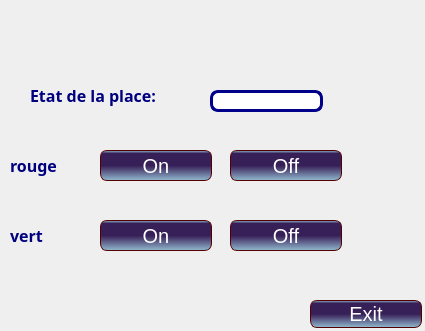
<?xml version="1.0" encoding="UTF-8"?>
<ui version="4.0">
 <class>arduinoobstacle</class>
 <widget class="QWidget" name="arduinoobstacle">
  <property name="geometry">
   <rect>
    <x>0</x>
    <y>0</y>
    <width>425</width>
    <height>331</height>
   </rect>
  </property>
  <property name="windowTitle">
   <string>Form</string>
  </property>
  <widget class="QPushButton" name="pushButton">
   <property name="geometry">
    <rect>
     <x>310</x>
     <y>300</y>
     <width>112</width>
     <height>28</height>
    </rect>
   </property>
   <property name="styleSheet">
    <string notr="true">QLineEdit {

padding: 1px;

border-style: solid;

border: 3px solid darkblue;

border-radius: 8px;
}

QComboBox {
    border: 3px solid darkblue;
    border-radius: 3px;
    padding: 1px 18px 1px 3px;
    min-width: 6em;
}
QPushButton {

color:white;

background-color: QLinearGradient( x1: 0, y1: 0, x2: 0, y2: 1, stop: 0#91BACF, stop: 0.1#371F57, stop: 0.49#371F57 , stop: 0.5#371F57, stop: 1#91BACF);

border-width: 1px;

border-color: #500;

border-style: solid;

border-radius: 7;

padding: 3px;

font-size: 20px;

padding-left: 5px;

padding-right: 5px;

min-width: 100px;

max-width: 1000px;

min-height: 20px;

max-height: 200px;

}</string>
   </property>
   <property name="text">
    <string>Exit</string>
   </property>
  </widget>
  <widget class="QLineEdit" name="lineEdit">
   <property name="geometry">
    <rect>
     <x>210</x>
     <y>90</y>
     <width>113</width>
     <height>22</height>
    </rect>
   </property>
   <property name="styleSheet">
    <string notr="true">QLineEdit {

padding: 1px;

border-style: solid;

border: 3px solid darkblue;

border-radius: 8px;
}

QComboBox {
    border: 3px solid darkblue;
    border-radius: 3px;
    padding: 1px 18px 1px 3px;
    min-width: 6em;
}
QPushButton {

color:white;

background-color: QLinearGradient( x1: 0, y1: 0, x2: 0, y2: 1, stop: 0#91BACF, stop: 0.1#371F57, stop: 0.49#371F57 , stop: 0.5#371F57, stop: 1#91BACF);

border-width: 1px;

border-color: #500;

border-style: solid;

border-radius: 7;

padding: 3px;

font-size: 20px;

padding-left: 5px;

padding-right: 5px;

min-width: 100px;

max-width: 1000px;

min-height: 20px;

max-height: 200px;

}</string>
   </property>
  </widget>
  <widget class="QLabel" name="label">
   <property name="geometry">
    <rect>
     <x>30</x>
     <y>80</y>
     <width>161</width>
     <height>31</height>
    </rect>
   </property>
   <property name="palette">
    <palette>
     <active>
      <colorrole role="WindowText">
       <brush brushstyle="SolidPattern">
        <color alpha="255">
         <red>0</red>
         <green>0</green>
         <blue>127</blue>
        </color>
       </brush>
      </colorrole>
     </active>
     <inactive>
      <colorrole role="WindowText">
       <brush brushstyle="SolidPattern">
        <color alpha="255">
         <red>0</red>
         <green>0</green>
         <blue>127</blue>
        </color>
       </brush>
      </colorrole>
     </inactive>
     <disabled>
      <colorrole role="WindowText">
       <brush brushstyle="SolidPattern">
        <color alpha="255">
         <red>120</red>
         <green>120</green>
         <blue>120</blue>
        </color>
       </brush>
      </colorrole>
     </disabled>
    </palette>
   </property>
   <property name="font">
    <font>
     <family>Myriad Pro</family>
     <pointsize>12</pointsize>
     <weight>75</weight>
     <bold>true</bold>
    </font>
   </property>
   <property name="text">
    <string>Etat de la place:</string>
   </property>
  </widget>
  <widget class="QLabel" name="label_2">
   <property name="geometry">
    <rect>
     <x>-230</x>
     <y>-10</y>
     <width>671</width>
     <height>341</height>
    </rect>
   </property>
   <property name="styleSheet">
    <string notr="true">QLineEdit {

padding: 1px;

border-style: solid;

border: 3px solid darkblue;

border-radius: 8px;
}

QComboBox {
    border: 3px solid darkblue;
    border-radius: 3px;
    padding: 1px 18px 1px 3px;
    min-width: 6em;
}
QPushButton {

color:white;

background-color: QLinearGradient( x1: 0, y1: 0, x2: 0, y2: 1, stop: 0#91BACF, stop: 0.1#371F57, stop: 0.49#371F57 , stop: 0.5#371F57, stop: 1#91BACF);

border-width: 1px;

border-color: #500;

border-style: solid;

border-radius: 7;

padding: 3px;

font-size: 20px;

padding-left: 5px;

padding-right: 5px;

min-width: 100px;

max-width: 1000px;

min-height: 20px;

max-height: 200px;

}</string>
   </property>
   <property name="text">
    <string/>
   </property>
   <property name="pixmap">
    <pixmap>../../../Downloads/GalaxyS7-edge-wallpaper-3.jpg</pixmap>
   </property>
  </widget>
  <widget class="QPushButton" name="pushButton_off_2">
   <property name="geometry">
    <rect>
     <x>230</x>
     <y>150</y>
     <width>112</width>
     <height>31</height>
    </rect>
   </property>
   <property name="styleSheet">
    <string notr="true">QLineEdit {

padding: 1px;

border-style: solid;

border: 3px solid darkblue;

border-radius: 8px;
}

QComboBox {
    border: 3px solid darkblue;
    border-radius: 3px;
    padding: 1px 18px 1px 3px;
    min-width: 6em;
}
QPushButton {

color:white;

background-color: QLinearGradient( x1: 0, y1: 0, x2: 0, y2: 1, stop: 0#91BACF, stop: 0.1#371F57, stop: 0.49#371F57 , stop: 0.5#371F57, stop: 1#91BACF);

border-width: 1px;

border-color: #500;

border-style: solid;

border-radius: 7;

padding: 3px;

font-size: 20px;

padding-left: 5px;

padding-right: 5px;

min-width: 100px;

max-width: 1000px;

min-height: 20px;

max-height: 200px;

}</string>
   </property>
   <property name="text">
    <string>Off</string>
   </property>
  </widget>
  <widget class="QPushButton" name="pushButton_onrouge">
   <property name="geometry">
    <rect>
     <x>100</x>
     <y>220</y>
     <width>112</width>
     <height>31</height>
    </rect>
   </property>
   <property name="styleSheet">
    <string notr="true">QLineEdit {

padding: 1px;

border-style: solid;

border: 3px solid darkblue;

border-radius: 8px;
}

QComboBox {
    border: 3px solid darkblue;
    border-radius: 3px;
    padding: 1px 18px 1px 3px;
    min-width: 6em;
}
QPushButton {

color:white;

background-color: QLinearGradient( x1: 0, y1: 0, x2: 0, y2: 1, stop: 0#91BACF, stop: 0.1#371F57, stop: 0.49#371F57 , stop: 0.5#371F57, stop: 1#91BACF);

border-width: 1px;

border-color: #500;

border-style: solid;

border-radius: 7;

padding: 3px;

font-size: 20px;

padding-left: 5px;

padding-right: 5px;

min-width: 100px;

max-width: 1000px;

min-height: 20px;

max-height: 200px;

}</string>
   </property>
   <property name="text">
    <string>On</string>
   </property>
  </widget>
  <widget class="QPushButton" name="pushButton_3">
   <property name="geometry">
    <rect>
     <x>230</x>
     <y>220</y>
     <width>112</width>
     <height>31</height>
    </rect>
   </property>
   <property name="styleSheet">
    <string notr="true">QLineEdit {

padding: 1px;

border-style: solid;

border: 3px solid darkblue;

border-radius: 8px;
}

QComboBox {
    border: 3px solid darkblue;
    border-radius: 3px;
    padding: 1px 18px 1px 3px;
    min-width: 6em;
}
QPushButton {

color:white;

background-color: QLinearGradient( x1: 0, y1: 0, x2: 0, y2: 1, stop: 0#91BACF, stop: 0.1#371F57, stop: 0.49#371F57 , stop: 0.5#371F57, stop: 1#91BACF);

border-width: 1px;

border-color: #500;

border-style: solid;

border-radius: 7;

padding: 3px;

font-size: 20px;

padding-left: 5px;

padding-right: 5px;

min-width: 100px;

max-width: 1000px;

min-height: 20px;

max-height: 200px;

}</string>
   </property>
   <property name="text">
    <string>Off</string>
   </property>
  </widget>
  <widget class="QLabel" name="label_3">
   <property name="geometry">
    <rect>
     <x>370</x>
     <y>280</y>
     <width>71</width>
     <height>51</height>
    </rect>
   </property>
   <property name="text">
    <string/>
   </property>
   <property name="pixmap">
    <pixmap>../../Sans titre-.png</pixmap>
   </property>
  </widget>
  <widget class="QLabel" name="label_4">
   <property name="geometry">
    <rect>
     <x>10</x>
     <y>150</y>
     <width>91</width>
     <height>31</height>
    </rect>
   </property>
   <property name="palette">
    <palette>
     <active>
      <colorrole role="WindowText">
       <brush brushstyle="SolidPattern">
        <color alpha="255">
         <red>0</red>
         <green>0</green>
         <blue>127</blue>
        </color>
       </brush>
      </colorrole>
     </active>
     <inactive>
      <colorrole role="WindowText">
       <brush brushstyle="SolidPattern">
        <color alpha="255">
         <red>0</red>
         <green>0</green>
         <blue>127</blue>
        </color>
       </brush>
      </colorrole>
     </inactive>
     <disabled>
      <colorrole role="WindowText">
       <brush brushstyle="SolidPattern">
        <color alpha="255">
         <red>120</red>
         <green>120</green>
         <blue>120</blue>
        </color>
       </brush>
      </colorrole>
     </disabled>
    </palette>
   </property>
   <property name="font">
    <font>
     <family>Myriad Pro</family>
     <pointsize>12</pointsize>
     <weight>75</weight>
     <bold>true</bold>
    </font>
   </property>
   <property name="text">
    <string>rouge</string>
   </property>
  </widget>
  <widget class="QLabel" name="label_5">
   <property name="geometry">
    <rect>
     <x>10</x>
     <y>220</y>
     <width>81</width>
     <height>31</height>
    </rect>
   </property>
   <property name="palette">
    <palette>
     <active>
      <colorrole role="WindowText">
       <brush brushstyle="SolidPattern">
        <color alpha="255">
         <red>0</red>
         <green>0</green>
         <blue>127</blue>
        </color>
       </brush>
      </colorrole>
     </active>
     <inactive>
      <colorrole role="WindowText">
       <brush brushstyle="SolidPattern">
        <color alpha="255">
         <red>0</red>
         <green>0</green>
         <blue>127</blue>
        </color>
       </brush>
      </colorrole>
     </inactive>
     <disabled>
      <colorrole role="WindowText">
       <brush brushstyle="SolidPattern">
        <color alpha="255">
         <red>120</red>
         <green>120</green>
         <blue>120</blue>
        </color>
       </brush>
      </colorrole>
     </disabled>
    </palette>
   </property>
   <property name="font">
    <font>
     <family>Myriad Pro</family>
     <pointsize>12</pointsize>
     <weight>75</weight>
     <bold>true</bold>
    </font>
   </property>
   <property name="text">
    <string>vert</string>
   </property>
  </widget>
  <widget class="QPushButton" name="pushButton_on">
   <property name="geometry">
    <rect>
     <x>100</x>
     <y>150</y>
     <width>112</width>
     <height>31</height>
    </rect>
   </property>
   <property name="styleSheet">
    <string notr="true">QLineEdit {

padding: 1px;

border-style: solid;

border: 3px solid darkblue;

border-radius: 8px;
}

QComboBox {
    border: 3px solid darkblue;
    border-radius: 3px;
    padding: 1px 18px 1px 3px;
    min-width: 6em;
}
QPushButton {

color:white;

background-color: QLinearGradient( x1: 0, y1: 0, x2: 0, y2: 1, stop: 0#91BACF, stop: 0.1#371F57, stop: 0.49#371F57 , stop: 0.5#371F57, stop: 1#91BACF);

border-width: 1px;

border-color: #500;

border-style: solid;

border-radius: 7;

padding: 3px;

font-size: 20px;

padding-left: 5px;

padding-right: 5px;

min-width: 100px;

max-width: 1000px;

min-height: 20px;

max-height: 200px;

}</string>
   </property>
   <property name="text">
    <string>On</string>
   </property>
  </widget>
  <widget class="QPushButton" name="pushButton_2">
   <property name="geometry">
    <rect>
     <x>180</x>
     <y>340</y>
     <width>112</width>
     <height>28</height>
    </rect>
   </property>
   <property name="styleSheet">
    <string notr="true">QLineEdit {

padding: 1px;

border-style: solid;

border: 3px solid darkblue;

border-radius: 8px;
}

QComboBox {
    border: 3px solid darkblue;
    border-radius: 3px;
    padding: 1px 18px 1px 3px;
    min-width: 6em;
}
QPushButton {

color:white;

background-color: QLinearGradient( x1: 0, y1: 0, x2: 0, y2: 1, stop: 0#91BACF, stop: 0.1#371F57, stop: 0.49#371F57 , stop: 0.5#371F57, stop: 1#91BACF);

border-width: 1px;

border-color: #500;

border-style: solid;

border-radius: 7;

padding: 3px;

font-size: 20px;

padding-left: 5px;

padding-right: 5px;

min-width: 100px;

max-width: 1000px;

min-height: 20px;

max-height: 200px;

}</string>
   </property>
   <property name="text">
    <string>2</string>
   </property>
  </widget>
  <zorder>label_2</zorder>
  <zorder>pushButton</zorder>
  <zorder>lineEdit</zorder>
  <zorder>label</zorder>
  <zorder>pushButton_off_2</zorder>
  <zorder>pushButton_onrouge</zorder>
  <zorder>pushButton_3</zorder>
  <zorder>label_3</zorder>
  <zorder>label_4</zorder>
  <zorder>label_5</zorder>
  <zorder>pushButton_on</zorder>
  <zorder>pushButton_2</zorder>
 </widget>
 <resources/>
 <connections/>
</ui>
